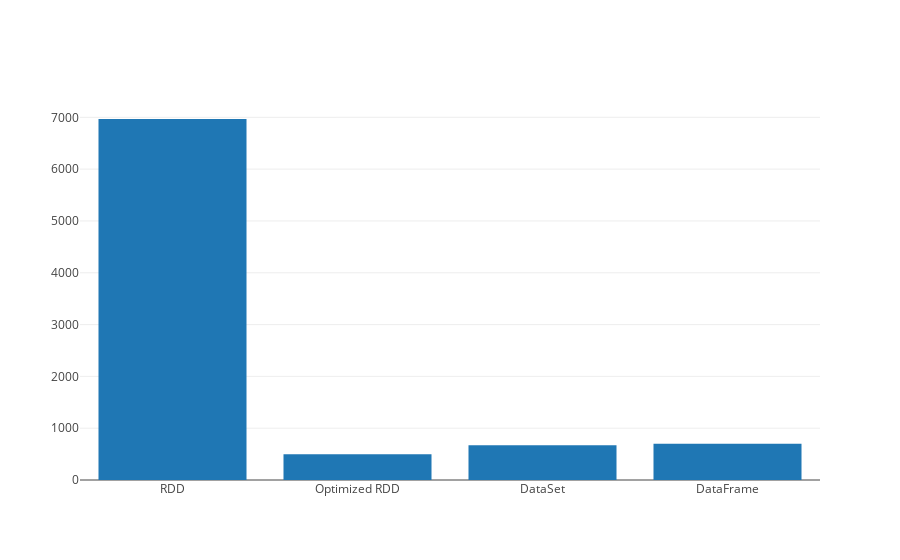

The code cell stored with this chart in its notebook:
### Markdown cell above
Gráficamente utilizando plotly

### Code cell
val (x, y) = Seq(
    "RDD" -> runWithOutput(query_RDD.collect),
    "Optimized RDD"-> runWithOutput(query_optimized_RDD.collect),
    "DataSet" -> runWithOutput(query_DS.collect),
    "DataFrame" -> runWithOutput(query_DF.collect)
).unzip

Bar(x, y).plot()

### Figure 1 — Plotly figure (JSON) as saved in the notebook; plotly's stock layout.template omitted (floating-point values rounded to 4 significant figures)
{"data": [{"type": "bar", "x": ["RDD", "Optimized RDD", "DataSet", "DataFrame"], "y": [6968, 497, 671, 701]}], "layout": {}}
